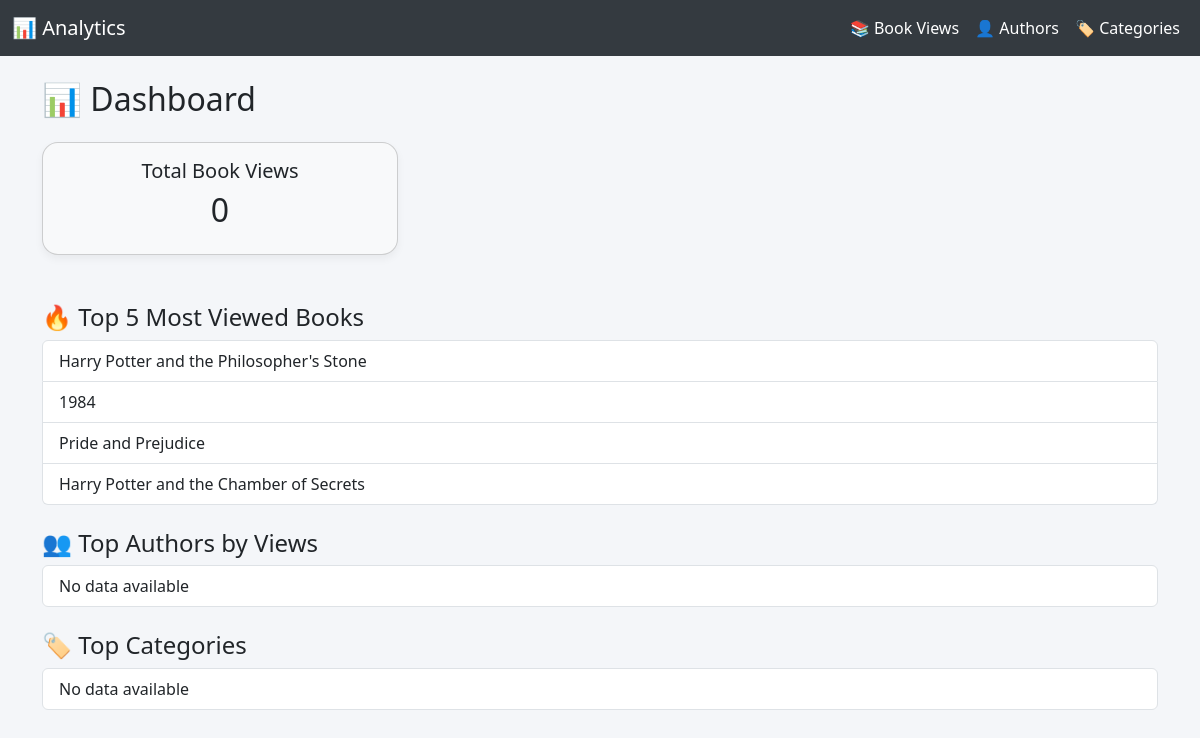
The page /analytics/ on the database as committed earlier.
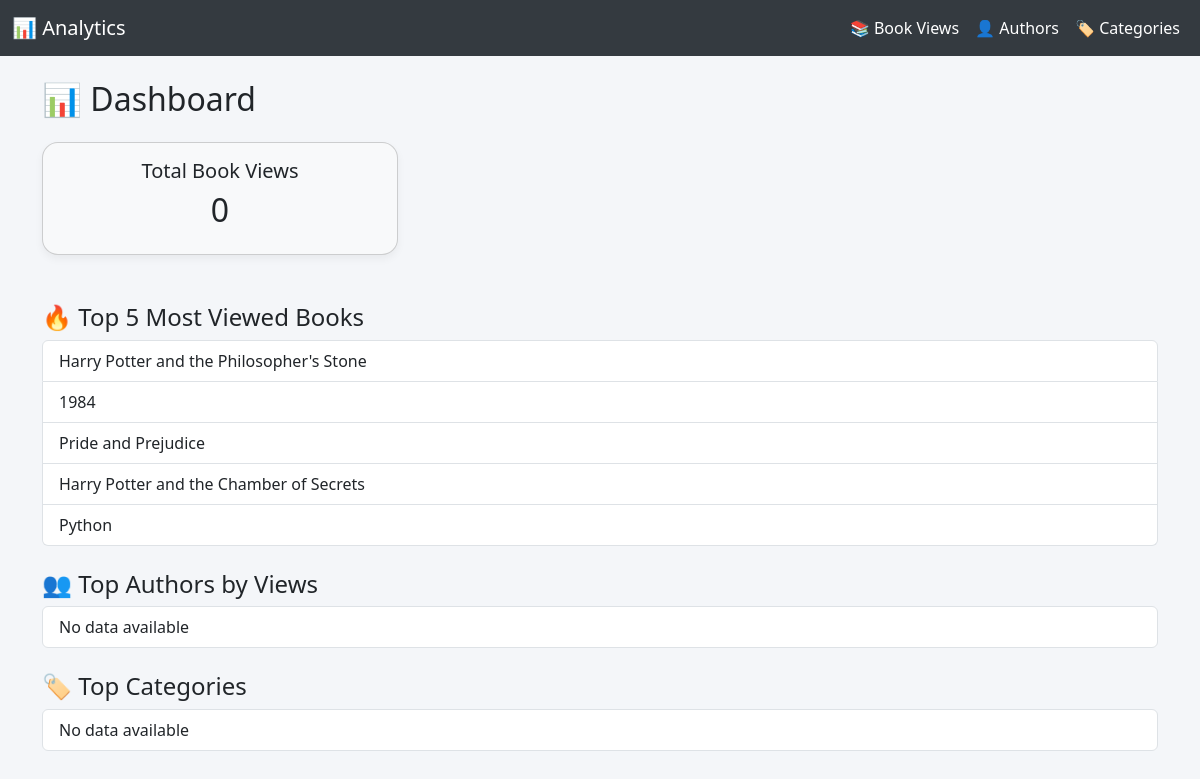
The same page on the database as committed later.
### library/models.py (models this page shows, shortened)
class Book(models.Model):
    title = models.CharField(max_length=200)
    author = models.ForeignKey(
        Author,
        on_delete=models.CASCADE,
        related_name='books'
    )
    isbn = models.CharField('ISBN', max_length=13, unique=True)
    publication_date = models.DateField(null=True, blank=True)
    summary = models.TextField(blank=True)
    categories = models.ManyToManyField(Category, related_name='books')
    publishers = models.ManyToManyField(
        Publisher,
        through='Publication',
        through_fields=('book', 'publisher'),
        related_name='books'
    )

### analytics/views.py (the view)
# urls.py: path('', views.dashboard, name='dashboard'),
def dashboard(request):
    context = {
        'total_views': BookView.objects.count(),
        'top_books': Book.objects.order_by('-views__id')[:5],
        'top_authors': AuthorAnalytics.objects.order_by('-total_views')[:5],
        'category_stats': CategoryAnalytics.objects.order_by('-popularity_score')[:5],
    }
    return render(request, 'analytics/dashboard.html', context)

### analytics/templates/analytics/dashboard.html (shortened to what this page needs)
{% extends "analytics/base_analytics.html" %}
{% block content %}
<h2 class="mb-4">📊 Dashboard</h2>
<div class="row g-4">
    <div class="col-md-4">
        <div class="card p-3 text-center bg-light">
            <h5>Total Book Views</h5>
            <h2>{{ total_views }}</h2>
        </div>
    </div>
</div>
<h4 class="mt-5">🔥 Top 5 Most Viewed Books</h4>
<ul class="list-group mb-4">
    {% for book in top_books %}
    <li class="list-group-item">{{ book.title }}</li>
    {% empty %}
    <li class="list-group-item">No data available</li>
    {% endfor %}
</ul>
<h4>👥 Top Authors by Views</h4>
<ul class="list-group mb-4">
    {% for author in top_authors %}
    <li class="list-group-item">{{ author.author.name }} - {{ author.total_views }} views</li>
    {% empty %}
    <li class="list-group-item">No data available</li>
    {% endfor %}
</ul>
<h4>🏷️ Top Categories</h4>
<ul class="list-group">
    {% for cat in category_stats %}
    <li class="list-group-item">{{ cat.category.name }} - Score: {{ cat.popularity_score }}</li>
    {% empty %}
    <li class="list-group-item">No data available</li>
    {% endfor %}
</ul>
{% endblock %}

Rows that differ between the two databases and show on the page:
added Book: title "Python"
